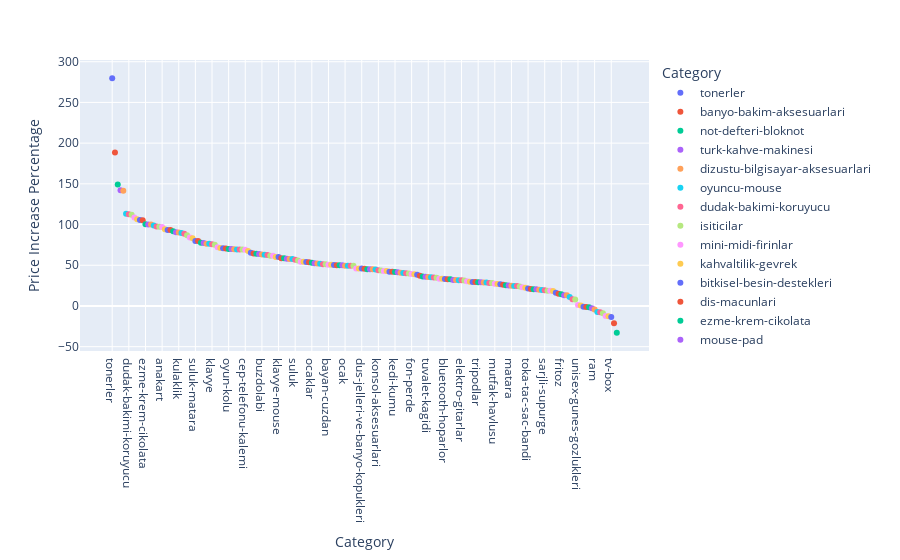

This figure's notebook cell:
### Code cell
# Do the same thing with interactive plot
fig = px.scatter(avg_price_increase_by_category, x='Category', y='Price Increase Percentage', color='Category')
fig.show()
